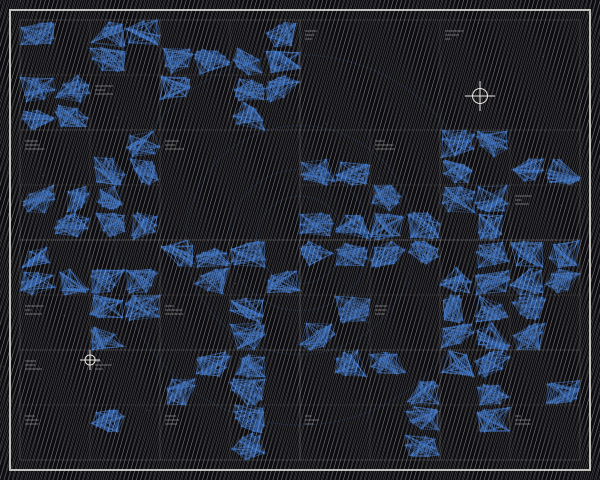

Generate this figure with Python:
import cairo
import math
import random

# Setup
width, height = 600, 480
surface = cairo.ImageSurface(cairo.FORMAT_ARGB32, width, height)
ctx = cairo.Context(surface)

# Palette: Obsidian and Bone (with a hint of technical cobalt)
color_bg = (0.05, 0.05, 0.07)
color_line = (0.92, 0.91, 0.88)
color_accent = (0.2, 0.4, 0.7)

# Background
ctx.set_source_rgb(*color_bg)
ctx.paint()

def draw_technical_grid(cx, cy, size, angle, density, alpha=0.5):
    """Draws a dense parallel line grid rotated by an angle."""
    ctx.save()
    ctx.translate(cx, cy)
    ctx.rotate(angle)
    
    ctx.set_source_rgba(color_line[0], color_line[1], color_line[2], alpha)
    ctx.set_line_width(0.4)
    
    # Draw parallel lines to create interference patterns
    steps = int(size / density)
    for i in range(-steps, steps):
        pos = i * density
        ctx.move_to(pos, -size)
        ctx.line_to(pos, size)
        ctx.stroke()
        
    ctx.restore()

def draw_node_network(x, y, w, h, seed):
    """Generates a sparse link-node network for the 'data-sprawl' look."""
    random.seed(seed)
    nodes = []
    for _ in range(15):
        nodes.append((random.uniform(x, x+w), random.uniform(y, y+h)))
    
    ctx.set_source_rgba(color_accent[0], color_accent[1], color_accent[2], 0.6)
    ctx.set_line_width(0.6)
    
    for i in range(len(nodes)):
        # Connect to nearby nodes
        for j in range(i + 1, len(nodes)):
            dist = math.sqrt((nodes[i][0]-nodes[j][0])**2 + (nodes[i][1]-nodes[j][1])**2)
            if dist < 80:
                ctx.move_to(*nodes[i])
                ctx.line_to(*nodes[j])
                ctx.stroke()
        
        # Draw node marker (small cross)
        nx, ny = nodes[i]
        s = 2
        ctx.move_to(nx - s, ny)
        ctx.line_to(nx + s, ny)
        ctx.move_to(nx, ny - s)
        ctx.line_to(nx, ny + s)
        ctx.stroke()

def recursive_subdivide(x, y, w, h, depth):
    """Swiss-style grid subdivision for hierarchical scaling."""
    if depth <= 0:
        # Draw dense texture in small leaf nodes
        if random.random() > 0.4:
            draw_node_network(x, y, w, h, int(x+y))
        return

    # Draw border for hierarchy
    ctx.set_source_rgba(color_line[0], color_line[1], color_line[2], 0.15)
    ctx.set_line_width(0.3)
    ctx.rectangle(x, y, w, h)
    ctx.stroke()

    # Probability-based subdivision
    split_prob = 0.7
    if random.random() < split_prob:
        nw, nh = w/2, h/2
        recursive_subdivide(x, y, nw, nh, depth - 1)
        recursive_subdivide(x + nw, y, nw, nh, depth - 1)
        recursive_subdivide(x, y + nh, nw, nh, depth - 1)
        recursive_subdivide(x + nw, y + nh, nw, nh, depth - 1)
    else:
        # Fill some empty space with technical markings
        if w > 40:
            ctx.set_source_rgba(color_line[0], color_line[1], color_line[2], 0.2)
            ctx.move_to(x + 5, y + 10)
            ctx.set_line_width(1)
            # Simulated bitmapped text/data blocks
            for i in range(3):
                ctx.rectangle(x + 5, y + 10 + (i*4), random.uniform(5, 20), 2)
                ctx.fill()

# --- Execution ---

# 1. Base Systematic Layout (Recursive Grid)
random.seed(42)
recursive_subdivide(20, 20, width-40, height-40, 4)

# 2. Moiré Interference Layers
# Two grids slightly rotated relative to each other to create complex visual vibration
center_x, center_y = width / 2, height / 2
grid_radius = 800 # Large enough to cover rotation

# Grid A: Stable
draw_technical_grid(center_x, center_y, grid_radius, math.radians(15), 4.0, alpha=0.4)

# Grid B: Slightly offset and rotated to create the Moiré "beat" frequency
draw_technical_grid(center_x, center_y, grid_radius, math.radians(17.5), 4.2, alpha=0.4)

# 3. Structural Overlays
# Large circular technical guides (Golden Ratio influenced)
ctx.set_source_rgba(color_accent[0], color_accent[1], color_accent[2], 0.2)
ctx.set_line_width(0.8)
for i in range(1, 5):
    radius = (width * 0.15) * (1.618 ** i) * 0.3
    ctx.arc(center_x, center_y, radius, 0, 2 * math.pi)
    ctx.stroke()

# 4. Focal "Blueprint" Elements
# Adding some clinical crosshair elements
def draw_crosshair(x, y, size):
    ctx.set_source_rgb(*color_line)
    ctx.set_line_width(1.0)
    ctx.move_to(x - size, y)
    ctx.line_to(x + size, y)
    ctx.move_to(x, y - size)
    ctx.line_to(x, y + size)
    ctx.stroke()
    ctx.arc(x, y, size * 0.5, 0, 2 * math.pi)
    ctx.stroke()

draw_crosshair(width * 0.8, height * 0.2, 15)
draw_crosshair(width * 0.15, height * 0.75, 10)

# Final high-contrast "Bitmapped" texture overlay
# Dithering effect on the edges
for _ in range(500):
    tx = random.uniform(0, width)
    ty = random.uniform(0, height)
    if random.random() > 0.95:
        ctx.set_source_rgba(color_line[0], color_line[1], color_line[2], 0.3)
        ctx.rectangle(tx, ty, 1, 1)
        ctx.fill()

# Final border to ground the composition
ctx.set_source_rgba(*color_line, 0.8)
ctx.set_line_width(2)
ctx.rectangle(10, 10, width-20, height-20)
ctx.stroke()
